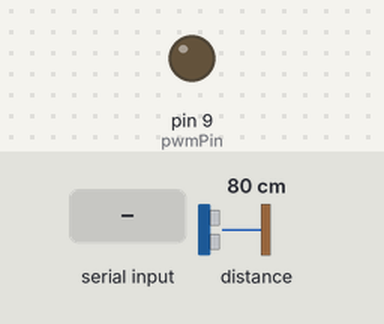
Recording of a sketch running on a simulated Arduino Uno, built with avr-gcc and run on an emulated ATmega328P. Parts: output pins drawn as LEDs (lit = HIGH). The inputs (shaded band) are chosen by the test bench; at power-on: distance to the obstacle 80 cm. What the sketch prints to the serial monitor is not drawn.

Above: at 1.2 s.
1.3 s: byte 30 received over Serial
At 2.5 s:
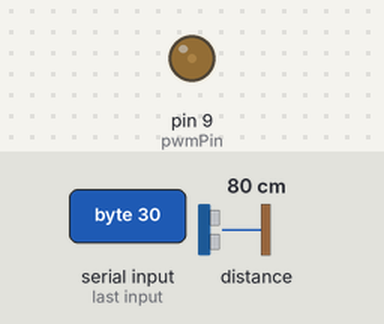
2.8 s: byte 90 received over Serial
At 3.8 s:
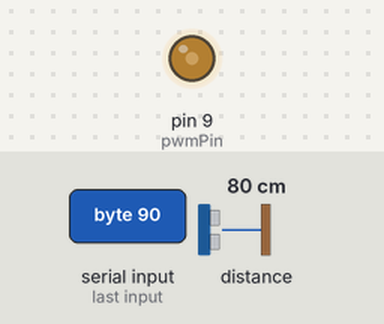
Timing chart, 0 to 5.8 s (numbered marks = the images above; inputs shaded):
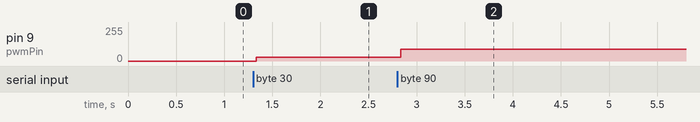

The sketch:

arduino-ping-pong-pid.ino
```cpp
/* Esse código aguarda o recebimento de um byte via Serial,
que é a largura do pulso PWM. Após o recebimento deste dado,
o código envia o valor da altura do objeto para o PC.
*/

#include <Wire.h>
#include <VL53L0X.h>

VL53L0X sensor;
int distance = 0;
int tubeSize = 103;

int byteReceived = 0;
int pwmPin = 9;

void setup() {
  Serial.begin(9600);
  while(!Serial) {};

  Wire.begin();

  sensor.init();
  sensor.setTimeout(500);

  //sensor.startContinuous(50);

  sensor.setMeasurementTimingBudget(20000); // modo HIGH SPEED

  pinMode(pwmPin, OUTPUT);

  Serial.write(0); // estabelece o contato

}

void loop() {
  if (Serial.available() > 0) {
    byteReceived = Serial.read();

    distance = tubeSize - (sensor.readRangeSingleMillimeters()/10);
    Serial.write(distance);
    analogWrite(pwmPin, byteReceived);
  }
}
```

Measured:
- after the input at 1.3 s, pin 9 (pwmPin): 0/255 → 30/255 at once
- after the input at 2.8 s, pin 9 (pwmPin): 30/255 → 90/255 at once
